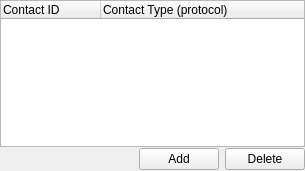
<ui version="4.0" >
 <class>IMContactManager</class>
 <widget class="QWidget" name="IMContactManager" >
  <property name="geometry" >
   <rect>
    <x>0</x>
    <y>0</y>
    <width>305</width>
    <height>171</height>
   </rect>
  </property>
  <property name="sizePolicy" >
   <sizepolicy>
    <hsizetype>7</hsizetype>
    <vsizetype>7</vsizetype>
    <horstretch>0</horstretch>
    <verstretch>0</verstretch>
   </sizepolicy>
  </property>
  <layout class="QGridLayout" >
   <property name="margin" >
    <number>0</number>
   </property>
   <property name="spacing" >
    <number>0</number>
   </property>
   <item row="0" column="0" >
    <widget class="QTreeWidget" name="treeWidget" >
     <property name="minimumSize" >
      <size>
       <width>0</width>
       <height>70</height>
      </size>
     </property>
     <property name="rootIsDecorated" >
      <bool>false</bool>
     </property>
     <column>
      <property name="text" >
       <string>Contact ID</string>
      </property>
     </column>
     <column>
      <property name="text" >
       <string>Contact Type (protocol)</string>
      </property>
     </column>
    </widget>
   </item>
   <item row="1" column="0" >
    <layout class="QGridLayout" >
     <property name="margin" >
      <number>0</number>
     </property>
     <property name="spacing" >
      <number>6</number>
     </property>
     <item row="0" column="2" >
      <widget class="QPushButton" name="deleteIMContactButton" >
       <property name="text" >
        <string>Delete</string>
       </property>
       <property name="icon" >
        <iconset resource="../../../../resources/wengophone.qrc" >:/pics/delete.png</iconset>
       </property>
      </widget>
     </item>
     <item row="0" column="1" >
      <widget class="QPushButton" name="addIMContactButton" >
       <property name="text" >
        <string>Add</string>
       </property>
       <property name="icon" >
        <iconset resource="../../../../resources/wengophone.qrc" >:/pics/add.png</iconset>
       </property>
      </widget>
     </item>
     <item row="0" column="0" >
      <spacer>
       <property name="orientation" >
        <enum>Qt::Horizontal</enum>
       </property>
       <property name="sizeHint" >
        <size>
         <width>165</width>
         <height>24</height>
        </size>
       </property>
      </spacer>
     </item>
    </layout>
   </item>
  </layout>
 </widget>
 <tabstops>
  <tabstop>treeWidget</tabstop>
  <tabstop>addIMContactButton</tabstop>
  <tabstop>deleteIMContactButton</tabstop>
 </tabstops>
 <resources>
  <include location="../../../../resources/wengophone.qrc" />
 </resources>
 <connections/>
</ui>
